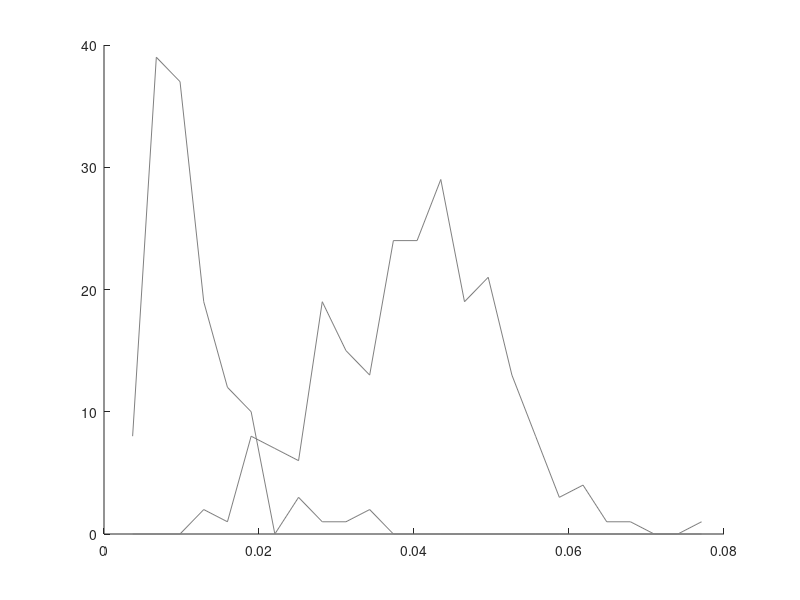
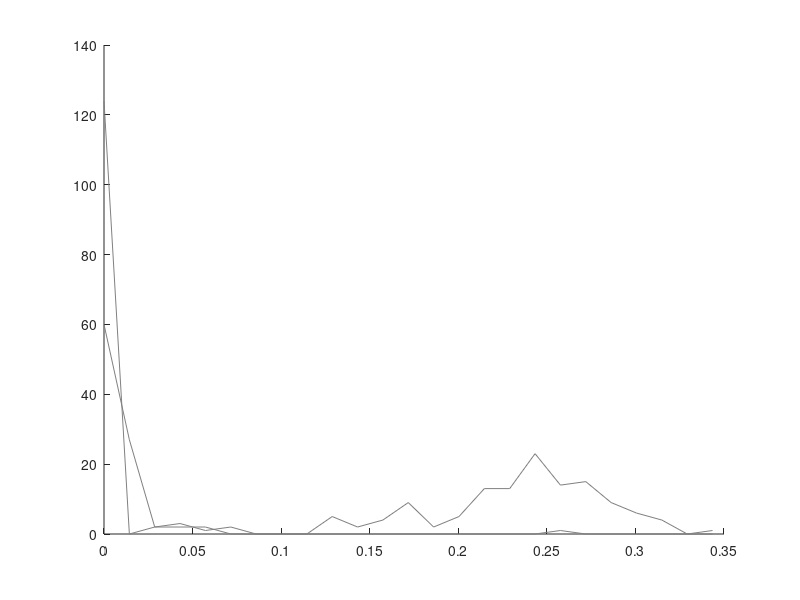
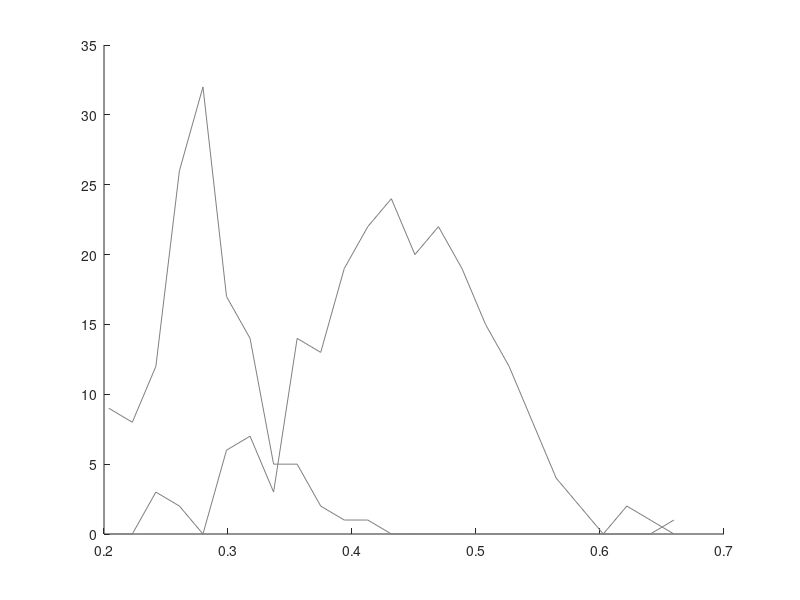
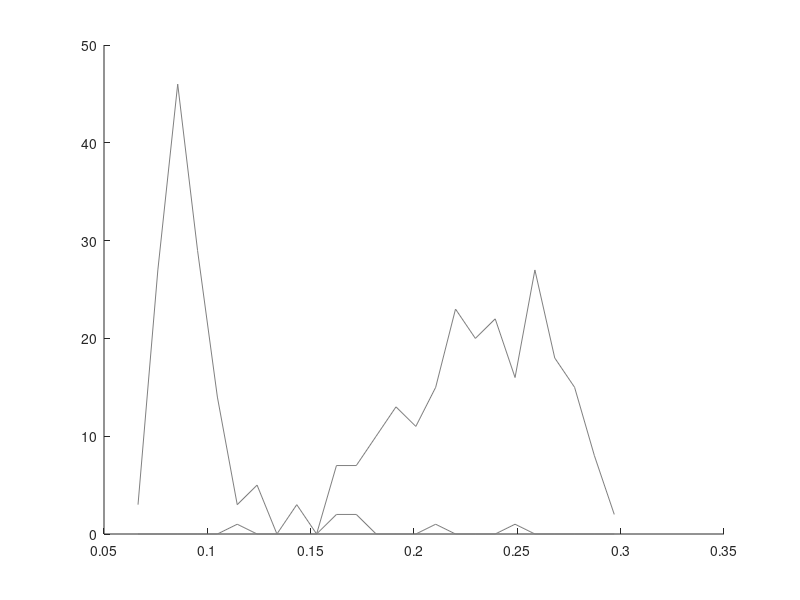

Write the MATLAB code that produced these figures, in order.
ob = csvread("cachedFeatures.csv");
true_ob = ob(ob(:, 4) == 1, :);
false_ob = ob(ob(:, 4) == 0, :);


for var = 5:10
  minv = min(ob(:,var));
  maxv = max(ob(:,var));
  bins = linspace(minv,maxv,25);

  [n2,x2] = hist(true_ob(:,var),bins);
  [n3,x3] = hist(false_ob(:,var),bins);

  figure;
  hold on;
  h2 = plot(x2,n2,'color',[  0.5 0.5 0.5 ]);
  h3 = plot(x3,n3,'color',[  0.5 0.5 0.5 ]);
  %,'facealpha', 0.75
  hold off;
end
